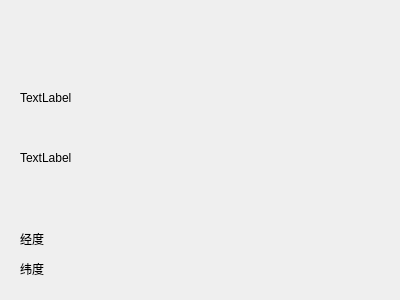
<?xml version="1.0" encoding="UTF-8"?>
<ui version="4.0">
 <class>GpsInfoWeight</class>
 <widget class="QWidget" name="GpsInfoWeight">
  <property name="geometry">
   <rect>
    <x>0</x>
    <y>0</y>
    <width>400</width>
    <height>300</height>
   </rect>
  </property>
  <property name="windowTitle">
   <string>Form</string>
  </property>
  <widget class="QLabel" name="solstatlabel">
   <property name="geometry">
    <rect>
     <x>20</x>
     <y>90</y>
     <width>72</width>
     <height>15</height>
    </rect>
   </property>
   <property name="text">
    <string>TextLabel</string>
   </property>
  </widget>
  <widget class="QLabel" name="postypelabel">
   <property name="geometry">
    <rect>
     <x>20</x>
     <y>150</y>
     <width>72</width>
     <height>15</height>
    </rect>
   </property>
   <property name="text">
    <string>TextLabel</string>
   </property>
  </widget>
  <widget class="QLabel" name="solstattext">
   <property name="geometry">
    <rect>
     <x>220</x>
     <y>90</y>
     <width>72</width>
     <height>15</height>
    </rect>
   </property>
   <property name="text">
    <string/>
   </property>
  </widget>
  <widget class="QLabel" name="postypetext">
   <property name="geometry">
    <rect>
     <x>220</x>
     <y>150</y>
     <width>72</width>
     <height>15</height>
    </rect>
   </property>
   <property name="text">
    <string/>
   </property>
  </widget>
  <widget class="QLabel" name="spacelabel1">
   <property name="geometry">
    <rect>
     <x>20</x>
     <y>50</y>
     <width>72</width>
     <height>15</height>
    </rect>
   </property>
   <property name="text">
    <string/>
   </property>
  </widget>
  <widget class="QLabel" name="spacelabel2">
   <property name="geometry">
    <rect>
     <x>20</x>
     <y>180</y>
     <width>72</width>
     <height>15</height>
    </rect>
   </property>
   <property name="text">
    <string/>
   </property>
  </widget>
  <widget class="QLabel" name="lonlabel">
   <property name="geometry">
    <rect>
     <x>20</x>
     <y>230</y>
     <width>67</width>
     <height>17</height>
    </rect>
   </property>
   <property name="text">
    <string>经度</string>
   </property>
  </widget>
  <widget class="QLabel" name="latlabel">
   <property name="geometry">
    <rect>
     <x>20</x>
     <y>260</y>
     <width>67</width>
     <height>17</height>
    </rect>
   </property>
   <property name="text">
    <string>纬度</string>
   </property>
  </widget>
  <widget class="QLabel" name="lontext">
   <property name="geometry">
    <rect>
     <x>130</x>
     <y>230</y>
     <width>67</width>
     <height>17</height>
    </rect>
   </property>
   <property name="text">
    <string/>
   </property>
  </widget>
  <widget class="QLabel" name="lattext">
   <property name="geometry">
    <rect>
     <x>130</x>
     <y>260</y>
     <width>67</width>
     <height>17</height>
    </rect>
   </property>
   <property name="text">
    <string/>
   </property>
  </widget>
 </widget>
 <resources/>
 <connections/>
</ui>
